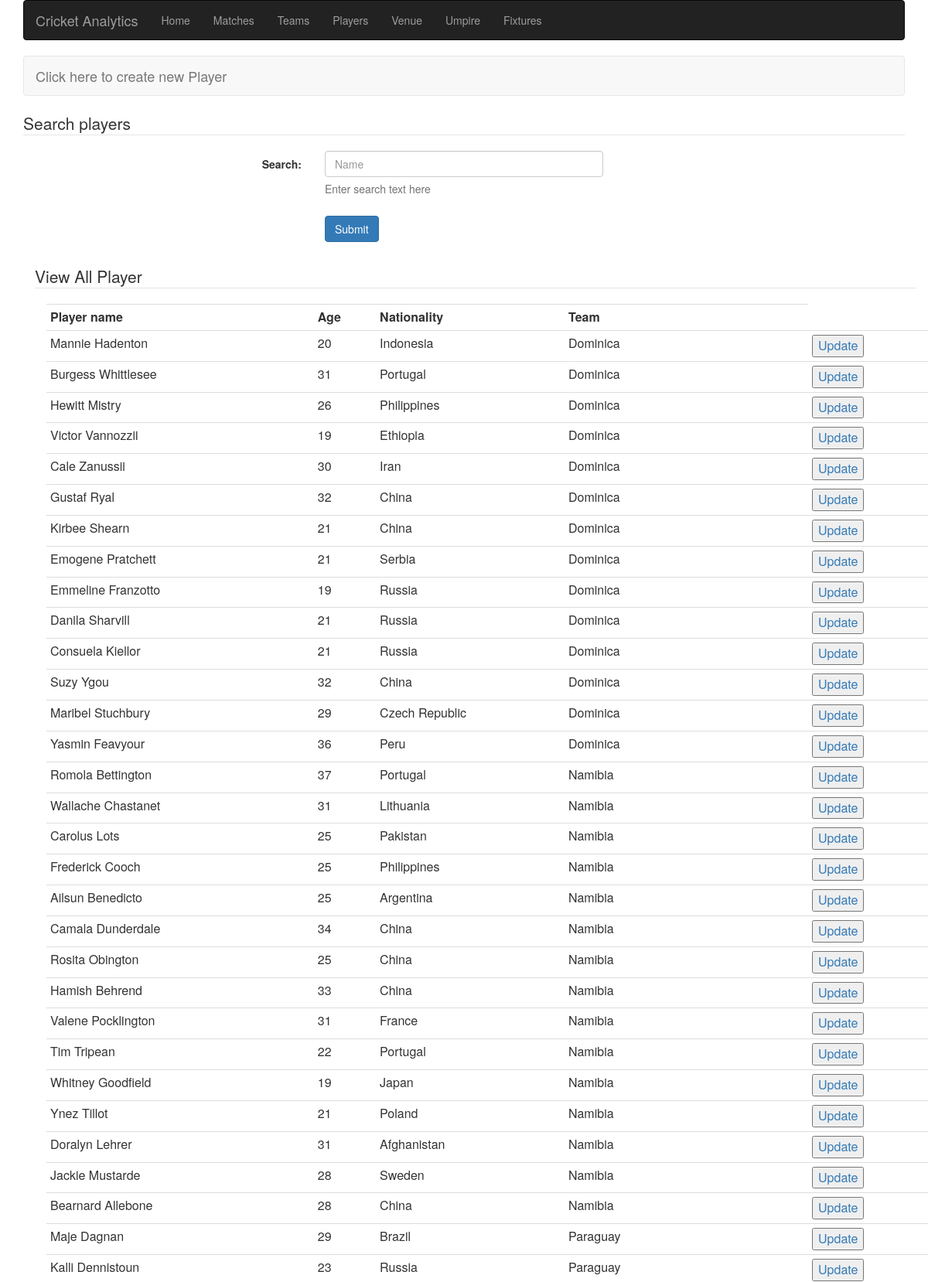
The app's page /PhpScripts/ViewPlayer.php (upper part) with its own data.
### tables this page shows
CREATE TABLE player_master
(
  player_id INT NOT NULL AUTO_INCREMENT,
  player_name VARCHAR(100) NOT NULL UNIQUE,
  Player_dob DATE NOT NULL,
  team_id_fk INT NOT NULL,
  player_nationality VARCHAR(100) NOT NULL,
  PRIMARY KEY (player_id),
  FOREIGN KEY (team_id_fk) REFERENCES team_master(team_id)
);

CREATE TABLE team_master
(
  team_id INT NOT NULL AUTO_INCREMENT,
  team_name VARCHAR(100) NOT NULL UNIQUE,
  team_mascot VARCHAR(100) NOT NULL,
  team_desc VARCHAR(1000) NOT NULL,
  team_ranking int DEFAULT NULL,
  PRIMARY KEY (team_id)
);

### PhpScripts/ViewPlayer.php (the view, shortened to what this page needs)
<html>
<head>
    <link rel="stylesheet" href="https://maxcdn.bootstrapcdn.com/bootstrap/3.3.7/css/bootstrap.min.css">
</head>
<body>
    <link rel="stylesheet" href="https://maxcdn.bootstrapcdn.com/bootstrap/3.3.7/css/bootstrap.min.css">
    <link rel="stylesheet" href="cards.css
">
<div>
    <?php include 'navBar.php';?>
    <div class="container">
        <div >
            <nav class="navbar navbar-default">
                <div class="container-fluid">
                    <div class="navbar-header">
                        <a class="navbar-brand" href="CreatePlayer.php">Click here to create new Player</a>
                    </div>
                </div>
            </nav>
        </div>
        <form action="PlayerSearchResult.php" method="get" class="form-horizontal">
            <fieldset>
                <legend>Search players</legend>
            <div class="form-group">
                <label class="col-md-4 control-label" for="textinput">Search:</label>
                <div class="col-md-4">
                    <input id="stext" name="stext" type="text" placeholder="Name" class="form-control input-md"
                           required="">
                    <span class="help-block">Enter search text here</span>
                </div>
            </div>
            <div class="form-group">
                <label class="col-md-4 control-label" for="Search_submit"></label>
                <div class="col-md-4">
                    <button id="Search_submit" name="Search_submit" class="btn btn-primary">Submit</button>
                </div>
            </div>
            </fieldset>
        </form>
<div class="container container-fluid">
    <legend>View All Player</legend>
    <div class="container container-fluid">
        <table class="table table-condensed">
            <?php
            $servername = "localhost";
            $username = "root";
            $password = "mysql";
            $database = "cricket_analytics";
            $conn = new mysqli($servername, $username, $password, $database);
            $sql = "call sp_getAllPlayer()";
            $result = $conn->query($sql);
            if($result){
                            echo "<td><b>Player name</b></td>";
                            echo "<td><b>Age</b></td>";
                            echo "<td><b>Nationality</b></td>";
                            echo "<td><b>Team</b></td>";
                while($row = $result->fetch_assoc()) {
                    echo "<tr>";
                    echo "<td>$row[player_name]</b></td>";
                    echo "<td>$row[age]</b></td>";
                    echo "<td>$row[player_nationality]</b></td>";
                    echo "<td>$row[teamName]</b></td>";
                    echo "<td><a href='updatePlayer.php?id=$row[player_id]&teamname=$row[teamName]&dob=$row[Player_dob]&nationality=$row[player_nationality]&name=$row[player_name]'><button>Update</button></a></td></tr>";
                }
            };
            ?>
        </table>
    </div>
</div>
    </div>
</div>
</body>
</html>

### PhpScripts/cards.css (style rules this page uses)
.btn { border-radius:0px; }

### records on screen
player_master: player_name "Mannie Hadenton", row "20", player_nationality "Indonesia", team_id_fk.team_name "Dominica"
player_master: player_name "Burgess Whittlesee", row "31", player_nationality "Portugal", team_id_fk.team_name "Dominica"
player_master: player_name "Hewitt Mistry", row "26", player_nationality "Philippines", team_id_fk.team_name "Dominica"
player_master: player_name "Victor Vannozzii", row "19", player_nationality "Ethiopia", team_id_fk.team_name "Dominica"
player_master: player_name "Cale Zanussii", row "30", player_nationality "Iran", team_id_fk.team_name "Dominica"
player_master: player_name "Gustaf Ryal", row "32", player_nationality "China", team_id_fk.team_name "Dominica"
player_master: player_name "Kirbee Shearn", row "21", player_nationality "China", team_id_fk.team_name "Dominica"
player_master: player_name "Emogene Pratchett", row "21", player_nationality "Serbia", team_id_fk.team_name "Dominica"
player_master: player_name "Emmeline Franzotto", row "19", player_nationality "Russia", team_id_fk.team_name "Dominica"
player_master: player_name "Danila Sharvill", row "21", player_nationality "Russia", team_id_fk.team_name "Dominica"
player_master: player_name "Consuela Kiellor", row "21", player_nationality "Russia", team_id_fk.team_name "Dominica"
player_master: player_name "Suzy Ygou", row "32", player_nationality "China", team_id_fk.team_name "Dominica"
player_master: player_name "Maribel Stuchbury", row "29", player_nationality "Czech Republic", team_id_fk.team_name "Dominica"
player_master: player_name "Yasmin Feavyour", row "36", player_nationality "Peru", team_id_fk.team_name "Dominica"
player_master: player_name "Romola Bettington", row "37", player_nationality "Portugal", team_id_fk.team_name "Namibia"
player_master: player_name "Wallache Chastanet", row "31", player_nationality "Lithuania", team_id_fk.team_name "Namibia"
player_master: player_name "Carolus Lots", row "25", player_nationality "Pakistan", team_id_fk.team_name "Namibia"
player_master: player_name "Frederick Cooch", row "25", player_nationality "Philippines", team_id_fk.team_name "Namibia"
player_master: player_name "Ailsun Benedicto", row "25", player_nationality "Argentina", team_id_fk.team_name "Namibia"
player_master: player_name "Camala Dunderdale", row "34", player_nationality "China", team_id_fk.team_name "Namibia"
player_master: player_name "Rosita Obington", row "25", player_nationality "China", team_id_fk.team_name "Namibia"
player_master: player_name "Hamish Behrend", row "33", player_nationality "China", team_id_fk.team_name "Namibia"
player_master: player_name "Valene Pocklington", row "31", player_nationality "France", team_id_fk.team_name "Namibia"
player_master: player_name "Tim Tripean", row "22", player_nationality "Portugal", team_id_fk.team_name "Namibia"
player_master: player_name "Whitney Goodfield", row "19", player_nationality "Japan", team_id_fk.team_name "Namibia"
player_master: player_name "Ynez Tillot", row "21", player_nationality "Poland", team_id_fk.team_name "Namibia"
player_master: player_name "Doralyn Lehrer", row "31", player_nationality "Afghanistan", team_id_fk.team_name "Namibia"
player_master: player_name "Jackie Mustarde", row "28", player_nationality "Sweden", team_id_fk.team_name "Namibia"
player_master: player_name "Bearnard Allebone", row "28", player_nationality "China", team_id_fk.team_name "Namibia"
player_master: player_name "Maje Dagnan", row "29", player_nationality "Brazil", team_id_fk.team_name "Paraguay"
player_master: player_name "Kalli Dennistoun", row "23", player_nationality "Russia", team_id_fk.team_name "Paraguay"
